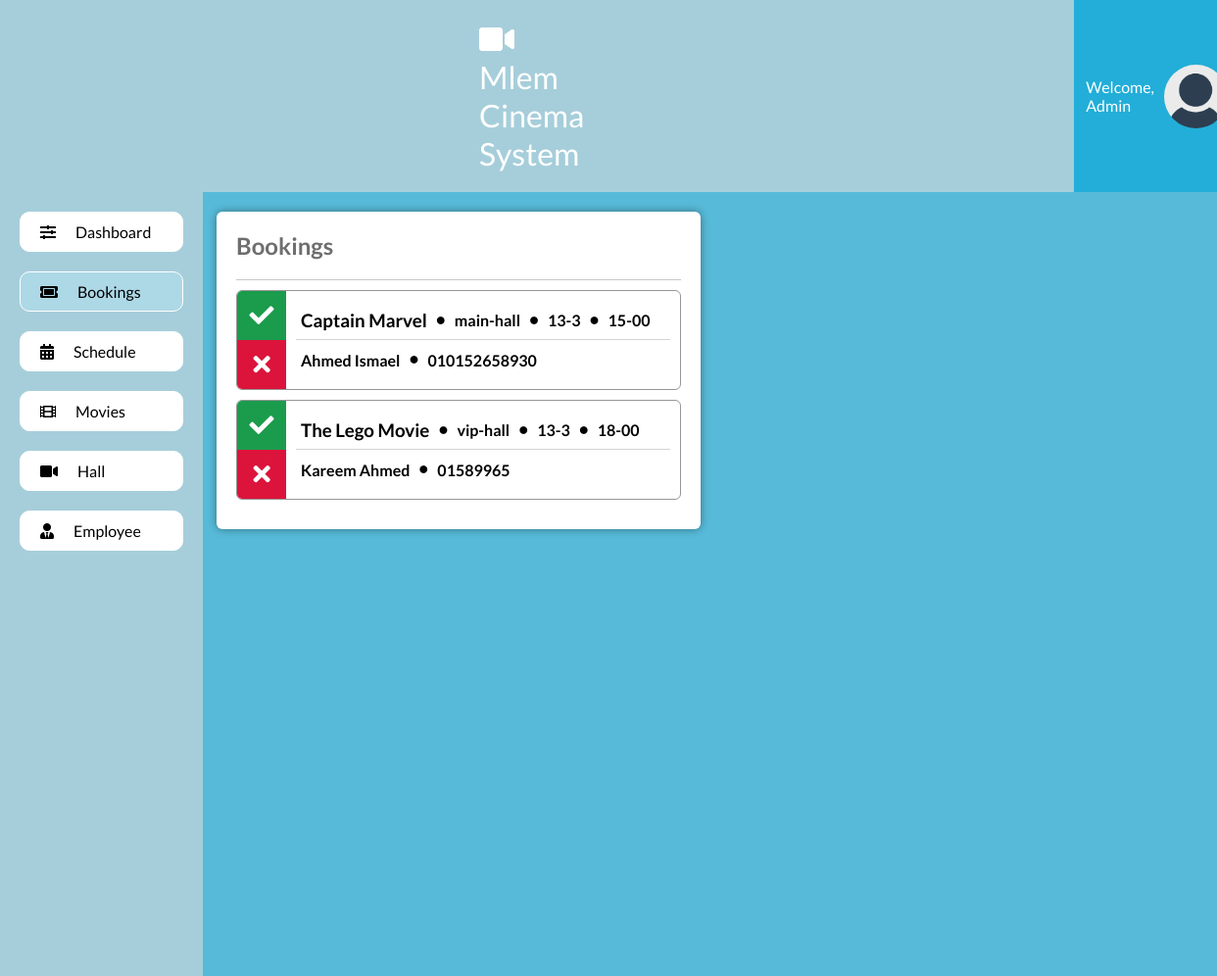
Page /admin/bookings.php on the committed database.
### tables this page shows
CREATE TABLE IF NOT EXISTS `bookingTable` (
  `bookingID` int(11) NOT NULL,
  `movieName` varchar(100) DEFAULT NULL,
  `bookingTheatre` varchar(100) NOT NULL,
  `bookingDate` varchar(50) NOT NULL,
  `bookingTime` varchar(50) NOT NULL,
  `bookingFName` varchar(100) NOT NULL,
  `bookingLName` varchar(100) DEFAULT NULL,
  `bookingPNumber` varchar(12) NOT NULL
);

### admin/bookings.php (the view, shortened to what this page needs)
<!DOCTYPE html>
<html lang="en">
<head>
    <link rel="stylesheet" href="../style/styles2.css">
    <link rel="stylesheet" href="https://use.fontawesome.com/releases/v5.7.2/css/all.css"
>
</head>
<body>
    <div class="admin-section-header">
        <div class="admin-logo">
            <i class="fas fa-video"></i>
            Mlem Cinema System
        </div>
        <div class="admin-login-info">
            <a href="#">Welcome, Admin</a>
            <img class="admin-user-avatar" src="../img/avatar.png" alt="">
        </div>
    </div>
    <div class="admin-container">
        <div class="admin-section admin-section1 ">
            <ul>
                <a href="admin.php"><li><i class="fas fa-sliders-h"></i>Dashboard</li></a>
                <a href="bookings.php"><li class="active-menu"><i class="fas fa-ticket-alt"></i>Bookings </i></li></a>
                <li class="admin-navigation-schedule"><i class="fas fa-calendar-alt"></i>Schedule
                </li>
                <a href="movies.php"><li><i class="fas fa-film"></i>Movies </li></a>
                <a href="hall.php"><li><i class="fas fa-video"></i>Hall</li></a>
                <a href="employee.php"><li><i class="fas fa-user-tie"></i>Employee</li></a>
            </ul>
        </div>
        <div class="admin-section admin-section2">
            <div class="admin-section-column">
                <div class="admin-section-panel admin-section-panel2">
                    <div class="admin-panel-section-header">
                        <h2>Bookings</h2>
                    </div>
                    <div class="admin-panel-section-content">
                        <?php
                        $link = mysqli_connect("localhost", "root", "", "cinema_db");
                        $sql = "SELECT * FROM bookingTable";
                        if($result = mysqli_query($link, $sql)){
                            if(mysqli_num_rows($result) > 0){
                                while($row = mysqli_fetch_array($result)){
                                    echo "<div class=\"admin-panel-section-booking-item\">\n";
                                    echo "                            <div class=\"admin-panel-section-booking-response\">\n";
                                    echo "                                <i class=\"fas fa-check accept-booking\" title=\"Verify booking\"></i>\n";
                                    echo "                                <a href='deleteBooking.php?id=".$row['bookingID']."'><i class=\"fas fa-times decline-booking\" title=\"Reject booking\"></i></a>\n";
                                    echo "                            </div>\n";
                                    echo "                            <div class=\"admin-panel-section-booking-info\">\n";
                                    echo "                                <div>\n";
                                    echo "                                    <h3>". $row['movieName'] ."</h3>\n";
                                    echo "                                    <i class=\"fas fa-circle \"></i>\n";
                                    echo "                                    <h4>". $row['bookingTheatre'] ."</h4>\n";
                                    echo "                                    <i class=\"fas fa-circle \"></i>\n";
                                    echo "                                    <h4>". $row['bookingDate'] ."</h4>\n";
                                    echo "                                    <i class=\"fas fa-circle \"></i>\n";
                                    echo "                                    <h4>". $row['bookingTime'] ."</h4>\n";
                                    echo "                                </div>\n";
                                    echo "                                <div>\n";
                                    echo "                                    <h4>". $row['bookingFName'] ." ". $row['bookingLName'] ."</h4>\n";
                                    echo "                                    <i class=\"fas fa-circle\"></i>\n";
                                    echo "                                    <h4>". $row['bookingPNumber'] ."</h4>\n";
                                    echo "                                </div>\n";
                                    echo "                            </div>\n";
                                    echo "                        </div>";
                                }
                            } else{
                                echo '<h4 class="no-annot">No Bookings right now</h4>';
                            }
                        } else{
                            echo "ERROR: Could not able to execute $sql. " . mysqli_error($link);
                        }
                        ?>
                    </div>
                </div>
            </div>
        </div>
    </div>
</body>
</html>

### style/styles2.css (style rules this page uses)
* { margin: 0; padding: 0; box-sizing: border-box; font-family: 'Lato', sans-serif; text-decoration: none; color: unset; }
.admin-section-header { color: #FFF; width: 100%; background-color: #3a3a3a; display: flex; justify-content: center; }
.admin-user-avatar { width: 65px; border-radius: 50px; }
.admin-login-info { background-color: #22aed8; display: flex; align-items: center; justify-content: flex-end; padding-left: 12px; }
.admin-login-info a { color: white !important; }
.admin-login-info img { margin-left: 10px; }
.admin-logo { padding: 20px 500px; background-color: #a6ceda; flex: 1; font-size: 2rem; }
.admin-container { display: grid; grid-template-columns: 1fr 5fr; height: 100vh; }
.admin-section1 { background-color: #a6ceda; height: 100%; }
.admin-section1 ul li { list-style: none; color: black; transition: all 0.3s ease; position: relative; cursor: pointer; border: 1px solid white; padding: 10px 20px; background-color: white; margin: 20px 20px; border-radius: 10px; }
.admin-section1 ul li i { margin-right: 20px; }
.admin-section2 { display: flex; flex-wrap: wrap; padding: 0 4px; background-color: #57bad8; }
.admin-section-column { flex: 50%; max-width: 50%; padding: 0 10px; }
.admin-section-panel { width: 100%; vertical-align: middle; background-color: #FFF; -webkit-border-radius: 6px; -moz-border-radius: 6px; border-radius: 6px; -webkit-box-shadow: 0px 0px 9px 0px rgba(0, 0, 0, 0.40); -moz-box-shadow: 0px 0px 9px 0px rgba(0, 0, 0, 0.40); box-shadow: 0px 0px 9px 0px rgba(0, 0, 0, 0.40); padding: 20px; margin: 20px 0; }
.admin-panel-section-header { display: flex; align-items: center; justify-content: flex-start; padding-bottom: 20px; border-bottom: #c7c7c7 1px solid; }
.admin-panel-section-header>h2 { color: #6e6e6e; }
.admin-panel-section-booking-item { background-color: none; -webkit-border-radius: 6px; -moz-border-radius: 6px; border-radius: 6px; border: #969696 1px solid; margin: 10px 0; overflow: hidden; display: flex; transition: all 0.6s ease; }
.admin-panel-section-booking-response i { font-size: 25px; height: 50px; width: 50px; color: #FFF; line-height: 50px; text-align: center; display: block; cursor: pointer; }
.admin-panel-section-booking-response .accept-booking { background-color: #1b9b4c; }
.admin-panel-section-booking-response .decline-booking { background-color: #dc143c; }
.admin-panel-section-booking-info { margin: 10px 10px; display: flex; flex: 100%; flex-direction: column; justify-content: center; }
.admin-panel-section-booking-info div:first-child { border-bottom: #d3d3d3 1px solid; }
.admin-panel-section-booking-info>div { height: 100%; display: flex; }
.admin-panel-section-booking-info>div>* { display: inline-block; margin: auto 5px; }
.admin-panel-section-booking-info>div .fa-circle { font-size: 8px; }
.active-menu { background-color: lightblue !important; }

### rows in the picture
bookingtable: movieName "Captain Marvel", bookingTheatre "main-hall", bookingDate "13-3", bookingTime "15-00", bookingFName "Ahmed", bookingLName "Ismael", bookingPNumber "010152658930"
bookingtable: movieName "The Lego Movie", bookingTheatre "vip-hall", bookingDate "13-3", bookingTime "18-00", bookingFName "Kareem", bookingLName "Ahmed", bookingPNumber "01589965"
